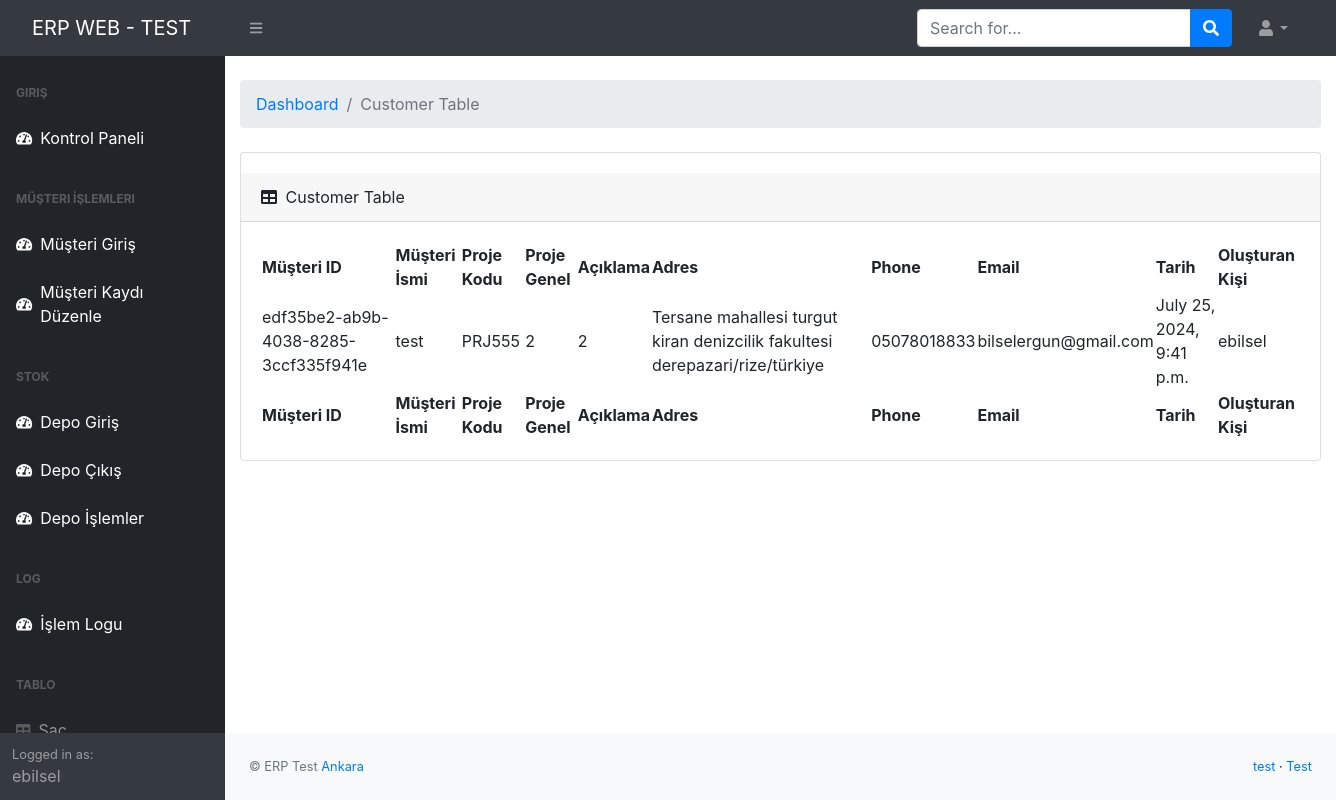
/musteri-kayit-duzenle (signed in), run on an earlier commit of the app's database.
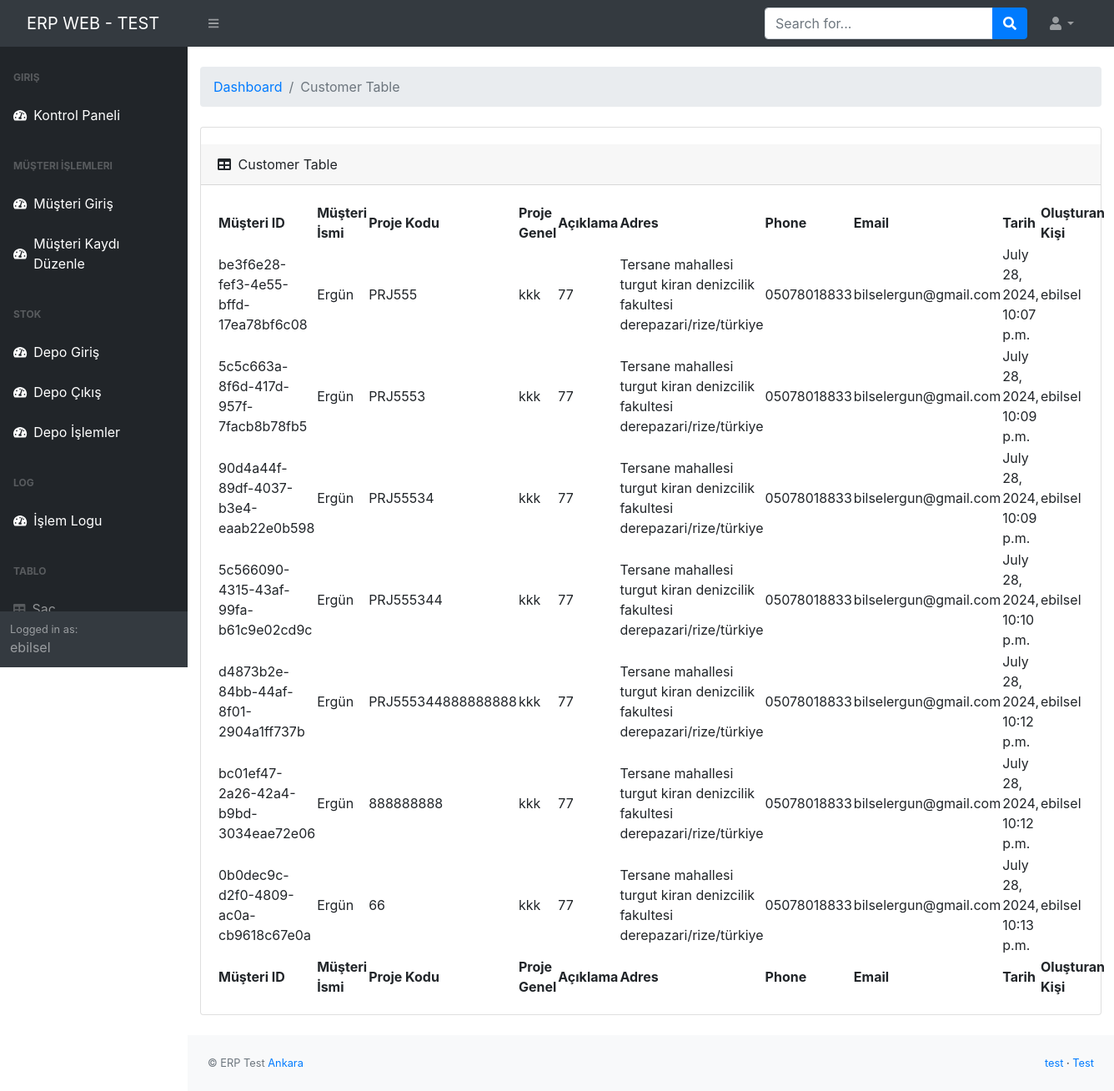
And on a later commit of the database.
### apps/home/models.py (models this page shows, shortened)
class MusteriKayit(models.Model):
    musteri_id = models.UUIDField(primary_key=True, default=uuid.uuid4, editable=False)
    musteri_adi = models.CharField(max_length=255)
    adres = models.TextField()
    telefon = models.CharField(max_length=20)
    email = models.EmailField()
    aciklama = models.TextField(null=True, blank=True)
    proje_kodu = models.CharField(max_length=255,unique=True)
    proje_genel = models.CharField(max_length=255)
    created_by = models.ForeignKey(User, related_name='created_musteri', on_delete=models.SET_NULL, null=True, blank=True)
    updated_by = models.ForeignKey(User, related_name='updated_musteri', on_delete=models.SET_NULL, null=True, blank=True)
    proje_tarihi = models.DateTimeField(auto_now_add=True)
    class Meta:
        constraints = [
            models.UniqueConstraint(fields=['proje_kodu'], name='unique_proje_kodu')
        ]

### apps/home/views.py (the view, shortened to what this page needs)
# urls.py: path('musteri-kayit-duzenle', views.mkd, name='musteri_kaydi_duzenle'),
@csrf_exempt
@login_required(login_url="/login/")
def mkd(request):
    musteriler = MusteriKayit.objects.all()
    data = list(musteriler)
    context = {'segment': 'index','data':data}
    html_template = loader.get_template('home/kayit-duzenle.html')
    return HttpResponse(html_template.render(context, request))

### apps/context_processors.py (called while the page is built)
def cfg_assets_root(request):
    return { 'ASSETS_ROOT' : settings.ASSETS_ROOT }

### apps/templates/home/kayit-duzenle.html (shortened to what this page needs)
{% extends "layouts/base.html" %}
{% block content %}
<head>
</head>
        <link href="https://maxcdn.bootstrapcdn.com/bootstrap/4.5.2/css/bootstrap.min.css" rel="stylesheet">
        </head>
            <main>
                <br>
                <div class="container-fluid">
                    <ol class="breadcrumb mb-4">
                        <li class="breadcrumb-item"><a href="index.html">Dashboard</a></li>
                        <li class="breadcrumb-item active">Customer Table</li>
                    </ol>
                    <div class="card mb-4">
                        <div class="card-header">
                            <i class="fas fa-table me-1"></i>
                            Customer Table
                        </div>
                        <div class="card-body">
                            <table id="datatablesSimple">
                                <thead>
                                    <tr>
                                        <th>Müşteri ID</th>
                                        <th>Müşteri İsmi</th>
                                        <th>Proje Kodu</th>
                                        <th>Proje Genel</th>
                                        <th>Açıklama</th>
                                        <th>Adres</th>
                                        <th>Phone</th>
                                        <th>Email</th>
                                        <th>Tarih</th>
                                        <th>Oluşturan Kişi</th>
                                    </tr>
                                </thead>
                                <tfoot>
                                    <tr>
                                        <th>Müşteri ID</th>
                                        <th>Müşteri İsmi</th>
                                        <th>Proje Kodu</th>
                                        <th>Proje Genel</th>
                                        <th>Açıklama</th>
                                        <th>Adres</th>
                                        <th>Phone</th>
                                        <th>Email</th>
                                        <th>Tarih</th>
                                        <th>Oluşturan Kişi</th>
                                    </tr>
                                </tfoot>
                                <tbody>
                                    {% for col in data %}
                                    <tr musteri_id="{{ col.musteri_id }}">
                                        <td >{{ col.musteri_id }}</td>
                                        <td id="musteri_adi" class="editable">{{ col.musteri_adi }}</td>
                                        <td id="proje_kodu" class="editable">{{ col.proje_kodu }}</td>
                                        <td id="proje_genel" class="editable">{{ col.proje_genel }}</td>
                                        <td id="aciklama" class="editable">{{ col.aciklama }}</td>
                                        <td id="adres" class="editable">{{ col.adres }}</td>
                                        <td id="telefon" class="editable">{{ col.telefon }}</td>
                                        <td id="email" class="editable">{{ col.email }}</td>
                                        <td >{{ col.proje_tarihi }}</td>
                                        <td >{{ col.created_by }}</td>
                                    </tr>
                                    {% endfor %}
                                </tbody>
                            </table>
                        </div>
                    </div>
                </div>
            </main>
{% endblock content %}

What changed in the data, as far as the page shows it:
removed MusteriKayit: musteri_id "edf35be2-ab9b-4038-8285-3ccf335f941e", musteri_adi "test", proje_kodu "PRJ555", proje_genel "2", aciklama "2", adres "Tersane mahallesi turgut kiran denizcilik fakultesi derepazari/rize/türkiye", telefon "05078018833", email "bilselergun@gmail.com", proje_tarihi "July 25, 2024, 9:41 p.m.", created_by "ebilsel"
added MusteriKayit: musteri_id "be3f6e28-fef3-4e55-bffd-17ea78bf6c08", musteri_adi "Ergün", proje_kodu "PRJ555", proje_genel "kkk", aciklama "77", adres "Tersane mahallesi turgut kiran denizcilik fakultesi derepazari/rize/türkiye", telefon "05078018833", email "bilselergun@gmail.com", proje_tarihi "July 28, 2024, 10:07 p.m.", created_by "ebilsel"
added MusteriKayit: musteri_id "5c5c663a-8f6d-417d-957f-7facb8b78fb5", musteri_adi "Ergün", proje_kodu "PRJ5553", proje_genel "kkk", aciklama "77", adres "Tersane mahallesi turgut kiran denizcilik fakultesi derepazari/rize/türkiye", telefon "05078018833", email "bilselergun@gmail.com", proje_tarihi "July 28, 2024, 10:09 p.m.", created_by "ebilsel"
added MusteriKayit: musteri_id "90d4a44f-89df-4037-b3e4-eaab22e0b598", musteri_adi "Ergün", proje_kodu "PRJ55534", proje_genel "kkk", aciklama "77", adres "Tersane mahallesi turgut kiran denizcilik fakultesi derepazari/rize/türkiye", telefon "05078018833", email "bilselergun@gmail.com", proje_tarihi "July 28, 2024, 10:09 p.m.", created_by "ebilsel"
added MusteriKayit: musteri_id "5c566090-4315-43af-99fa-b61c9e02cd9c", musteri_adi "Ergün", proje_kodu "PRJ555344", proje_genel "kkk", aciklama "77", adres "Tersane mahallesi turgut kiran denizcilik fakultesi derepazari/rize/türkiye", telefon "05078018833", email "bilselergun@gmail.com", proje_tarihi "July 28, 2024, 10:10 p.m.", created_by "ebilsel"
added MusteriKayit: musteri_id "d4873b2e-84bb-44af-8f01-2904a1ff737b", musteri_adi "Ergün", proje_kodu "PRJ555344888888888", proje_genel "kkk", aciklama "77", adres "Tersane mahallesi turgut kiran denizcilik fakultesi derepazari/rize/türkiye", telefon "05078018833", email "bilselergun@gmail.com", proje_tarihi "July 28, 2024, 10:12 p.m.", created_by "ebilsel"
added MusteriKayit: musteri_id "bc01ef47-2a26-42a4-b9bd-3034eae72e06", musteri_adi "Ergün", proje_kodu "888888888", proje_genel "kkk", aciklama "77", adres "Tersane mahallesi turgut kiran denizcilik fakultesi derepazari/rize/türkiye", telefon "05078018833", email "bilselergun@gmail.com", proje_tarihi "July 28, 2024, 10:12 p.m.", created_by "ebilsel"
added MusteriKayit: musteri_id "0b0dec9c-d2f0-4809-ac0a-cb9618c67e0a", musteri_adi "Ergün", proje_kodu "66", proje_genel "kkk", aciklama "77", adres "Tersane mahallesi turgut kiran denizcilik fakultesi derepazari/rize/türkiye", telefon "05078018833", email "bilselergun@gmail.com", proje_tarihi "July 28, 2024, 10:13 p.m.", created_by "ebilsel"
